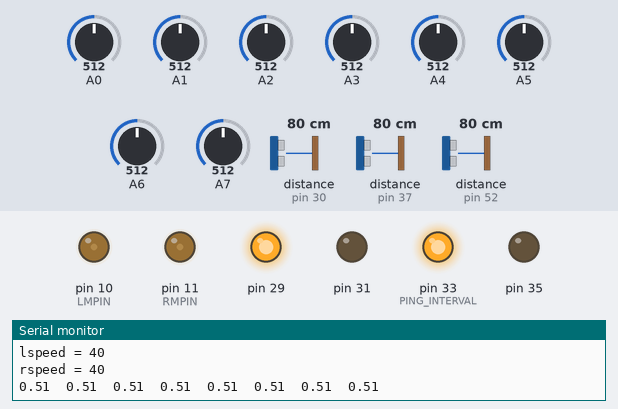
A sketch run on a simulated Arduino Mega 2560, built with avr-gcc and run on an emulated ATmega2560. Parts: output pins drawn as LEDs (lit = HIGH), the last lines printed to the serial monitor. The test bench sets the inputs (shaded band); at power-on: A0 = 512, A2 = 512, A5 = 512, A6 = 512, A7 = 512, A1 = 512, A3 = 512, A4 = 512, distance to the obstacle (sensors on pin 30, pin 37, pin 52) 80 cm. The echo pulse lasts 58.3 µs per cm.

Above: at 1.2 s.
1.3 s: A0 set to 415
4.3 s: A0 set to 384
At 5.6 s:
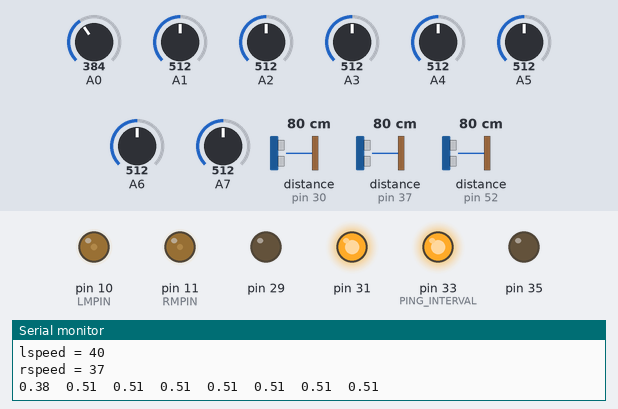
5.9 s: A2 set to 486
At 6.6 s:
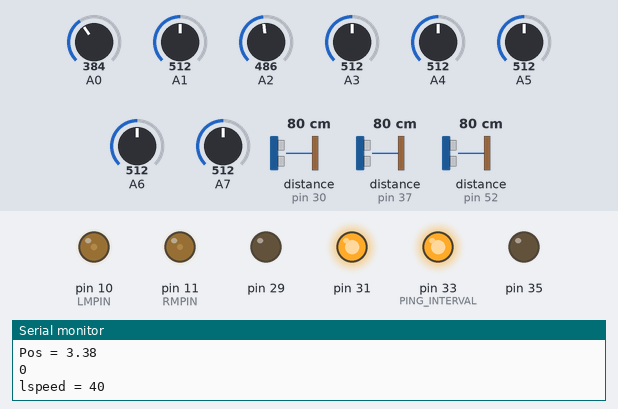
8.9 s: A5 set to 529
At 10.2 s:
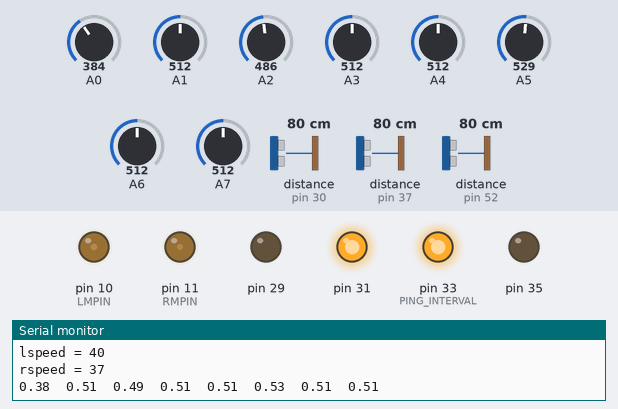
10.5 s: A6 set to 716
At 11.3 s:
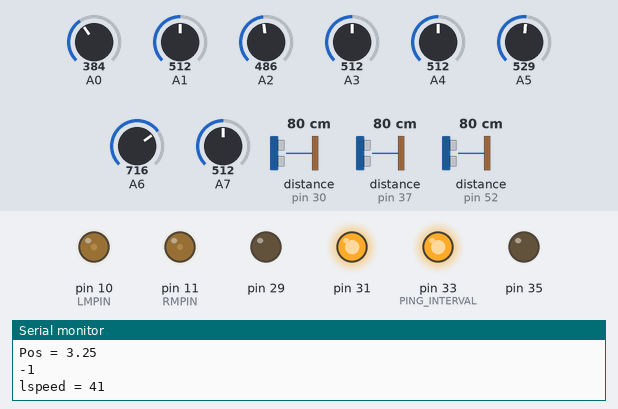
13.5 s: A7 set to 306
At 15.0 s:
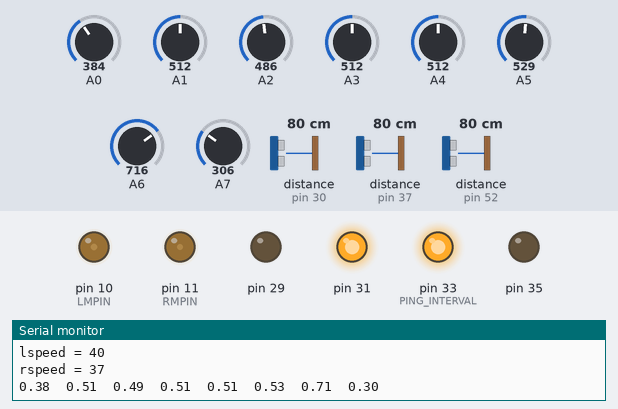
Timing chart, 0 to 16.5 s (numbered marks = the images above; inputs shaded):
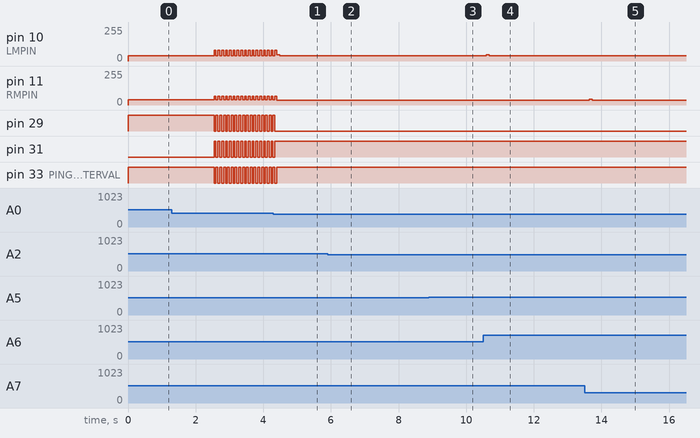

The sketch:

maze_and_wall.ino
```cpp
#include <QTRSensors.h>
#define NUM_SENSORS             8  // number of sensors used
#define NUM_SAMPLES_PER_SENSOR  4  // average 4 analog samples per sensor reading
#define EMITTER_PIN             QTR_NO_EMITTER_PIN // emitter is controlled by digital pin 2
#define RMPIN 11
#define LMPIN 10
#include <NewPing.h>

#define SONAR_NUM  3             //define Number of ultrasonic sensor used
#define MAX_DISTANCE 40            //Max distance between the object and robot

#define PING_INTERVAL 33

#define trigPin1    50                  //FRONT
#define echoPin1    52

#define trigPin2    39                 //RIGHT
#define echoPin2    37

#define trigPin3    32                 //LEFT
#define echoPin3    30

int front;
int left;
int right;

int flag = 0;
#define LMPIN 10
# define RMPIN 11

NewPing sonar[SONAR_NUM] = {                                            // Define a Newping array to measure the distance

  NewPing(trigPin1, echoPin1, MAX_DISTANCE),
  NewPing(trigPin2, echoPin2, MAX_DISTANCE),
  NewPing(trigPin3, echoPin3, MAX_DISTANCE),
};


// sensors 0 through 7 are connected to analog inputs 0 through 7, respectively
QTRSensorsAnalog qtra((unsigned char[]) {
  0, 1, 2, 3, 4, 5, 6, 7
}, NUM_SENSORS, NUM_SAMPLES_PER_SENSOR , EMITTER_PIN);
unsigned int sen[NUM_SENSORS];

float last_proportional = 0;
float proportional = 0;
float derivative = 0;
float integral = 0;
int flagcount = 0;
void setup()
{

  //pinMode(24,OUTPUT);
  //digitalWrite(24,HIGH);
  pinMode(29, OUTPUT);
  pinMode(31, OUTPUT);
  pinMode(33, OUTPUT);
  pinMode(35, OUTPUT);

  pinMode(LMPIN, OUTPUT);
  pinMode(RMPIN, OUTPUT);
  pinMode(29, OUTPUT);
  pinMode(31, OUTPUT);
  pinMode(33, OUTPUT);
  pinMode(35, OUTPUT);
  pinMode(11, OUTPUT);
  pinMode(10, OUTPUT);

  pinMode(trigPin1, OUTPUT);
  pinMode(echoPin1, INPUT);
  digitalWrite(trigPin1, LOW);

  pinMode(trigPin2, OUTPUT);
  pinMode(echoPin2, INPUT);
  digitalWrite(trigPin2, LOW);

  pinMode(trigPin3, OUTPUT);
  pinMode(echoPin3, INPUT);
  digitalWrite(trigPin3, LOW);


  Serial.begin(9600); // set the data rate in bits per second for serial data transmission

}


// make 4 functions for forward left write stop

void forward(int rspeed , int lspeed, int RM1, int RM2, int LM1, int LM2)
{
  digitalWrite(29, RM1); //for forward 29 LOW, 31 HIGH  RIGHT Motor
  digitalWrite(31, RM2);
  digitalWrite(33, LM1); // for forward 33 HIGH, 35 LOW  LEFT Motor
  digitalWrite(35, LM2);

  analogWrite(RMPIN, rspeed);
  analogWrite(LMPIN, lspeed);
}
void right_wall() {
  if ((front > 25 || front == 0) && (right < 15) && (right != 0))
    forward(65, 80, LOW, HIGH, HIGH, LOW);

  // else if ((front > 25 || front == 0) && (right > 25 || right == 0))
  // forward(78,100, LOW, LOW, HIGH, LOW  );

  else if (front < 10 && right < 10)
    forward(78, 100, LOW, HIGH, LOW, LOW);

  //delay(250);
}

void left_wall() {
  if ((front == 0) && (left < 35) && (left != 0))
    forward(65, 80, LOW, HIGH, HIGH, LOW);

  else if (( front == 0) && ( left == 0))
    forward(65, 80,  LOW, HIGH, LOW, LOW );

  else if (front < 35 && left < 35)
  {
    forward(65, 80,  LOW, HIGH, LOW, LOW);
  }

  else if ( (front < 35 && front != 0 ) && ( left == 0  ))
  {
    forward(65, 80, LOW, LOW, HIGH, LOW);
  }

};
void loop()
{
  if (flagcount > 30)
  {
    Serial.print("front: ");
    Serial.print(sonar[0].ping_cm());
    Serial.print('\t');
    front = sonar[0].ping_cm();
    Serial.print("right: ");
    Serial.print(sonar[1].ping_cm());
    Serial.print('\t');
    right = sonar[1].ping_cm();
    Serial.print("left: ");
    Serial.print(sonar[2].ping_cm());
    Serial.print('\t');
    Serial.println();
    left = sonar[2].ping_cm();

    // forward(78, 100, LOW, HIGH, HIGH, LOW);
    if (left > right)
      right_wall();
    // forward(100,100);
    else
      left_wall();

  }

  int SENSOR_COUNT = 0;
  float pos;
  float v;
  int sense = 1000;
  float setpoint = 3.5;
  int lspeed = 0;
  const int maxs = 40;
  int rspeed = 0;
  // read raw sensor values
  qtra.read(sen);
  float a[8];
  int threshold = 500 ;
  a[0] = float(sen[0]) / sense;
  a[1] = float(sen[1]) / sense;
  a[2] = float(sen[2]) / sense;
  a[3] = float(sen[3]) / sense;
  a[4] = float(sen[4]) / sense;
  a[5] = float(sen[5]) / sense;
  a[6] = float(sen[6]) / sense;
  a[7] = float(sen[7]) / sense;
  // print the sensor values as numbers from 0 to 1023, where 0 means maximum reflectance and
  // 1023 means minimum reflectance
  for (unsigned char i = 0; i < NUM_SENSORS; i++)
  {
    if ( a[i] > 0.4)
    {
      SENSOR_COUNT = SENSOR_COUNT + 1;
    }
    Serial.print(a[i]);
    Serial.print('\t'); // tab to format the raw data into columns in the Serial monitor
  }
  Serial.println();
  //delay(250);
  pos = ((7 * a[0] + 6 * a[1] + 5 * a[2] + 4 * a[3] + 3 * a[4] + 2 * a[5] + 1 * a[6] + 0 * a[7]) / (a[0] + a[1] + a[2] + a[3] + a[4] + a[5] + a[6] + a[7]));
  if ( a[0] + a[1] + a[2] + a[3] + a[4] + a[5] + a[6] + a[7] == 0)
  {
    pos = setpoint;
  }
  Serial.print("Pos = ");
  Serial.println(pos);
  if ((pos < 2.3) && ( SENSOR_COUNT > 4) && (SENSOR_COUNT < 8)) //Right turn 90 degree
  {
    lspeed = maxs;
    rspeed = maxs;
    forward(rspeed, lspeed,  HIGH, LOW, HIGH, LOW);
    //delay(75);
    flagcount = 0;
  }
  else if ((pos > 4.1) && ( SENSOR_COUNT > 4) && (SENSOR_COUNT < 8)) //Left Turn 90 degree
  {
    lspeed = maxs;
    rspeed = maxs;
    forward(rspeed, lspeed,  LOW, HIGH, LOW, HIGH );
    //delay(75);
    flagcount = 0;
  }
  else if (SENSOR_COUNT  == 8) // Right Hand Turn Rule
  {
    lspeed = maxs;
    rspeed = maxs;
    forward(rspeed, lspeed, HIGH, LOW, HIGH, LOW);
    //delay(75);
    flagcount = flagcount + 1;
  }
  else if (SENSOR_COUNT == 0) // DEAD END
  {
    lspeed = maxs;
    rspeed = maxs;
    forward(rspeed, lspeed, HIGH, LOW, HIGH, LOW );
    //delay(171);
    flagcount = 0;
  }
  else
  {
    proportional = (pos - setpoint); //replace your  value of set point
    derivative = proportional - last_proportional;
    integral = integral + proportional;
    last_proportional = proportional;
    float Kp = 7;
    float Ki = 0.000;
    float Kd = 50;

    //right positive
    //left negative
    int power_difference = proportional * Kp + integral * Ki + derivative * Kd;
    Serial.println();
    Serial.print(power_difference);
    Serial.println();

    if (power_difference > maxs)
    {
      power_difference = maxs;
    }


    if (power_difference < -maxs)
    {
      power_difference = (-1 * maxs);
    }
    //speed1 is right motor speed
    //forward(108,97);
    if ( power_difference < 0)
    {
      lspeed = maxs - power_difference;
      rspeed = maxs - 3;
    }
    else
    {
      lspeed = maxs;
      rspeed = maxs - 3 + power_difference;
    }
    forward(rspeed, lspeed, LOW, HIGH, HIGH, LOW);
    flagcount = 0;
  }
  Serial.print("lspeed = ");
  Serial.println(lspeed);
  Serial.print("rspeed = ");
  Serial.println(rspeed);

  //delay(250);
  // forward(83,90, LOW, HIGH, HIGH, LOW);
}
```

Measured:
- the behaviour switches between 402 and 401 on A0 (found by bisection; images 0 and 1)
- after the input at 4.3 s, pin 29: goes on until 4.3 s, then stays LOW; pin 31: goes on until 4.3 s, then stays HIGH; pin 33 (PING_INTERVAL): goes on until 4.4 s, then stays HIGH
- after the input at 5.9 s, pin 10 (LMPIN): 40/255 → 41/255 after 0.10 s, → 40/255 0.09 s later
- after the input at 8.9 s, pin 10 (LMPIN): 40/255 → 41/255 after 0.10 s, → 40/255 0.09 s later
- after the input at 10.5 s, pin 10 (LMPIN): 40/255 → 47/255 after 0.10 s, → 41/255 0.09 s later
- after the input at 13.5 s, pin 10 (LMPIN): 41/255 → 40/255 after 0.14 s; pin 11 (RMPIN): 37/255 → 44/255 after 0.14 s, → 37/255 0.09 s later
- by itself, pin 10 (LMPIN): alternates 80/255 for 0.05 s and 40/255 for 0.06 s
- by itself, pin 11 (RMPIN): alternates 65/255 for 0.05 s and 40/255 for 0.06 s
